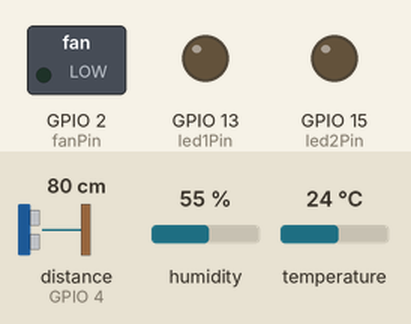
A sketch run on a simulated ESP8266 (NodeMCU). Parts: switched loads named in the sketch (green lamp = pin HIGH), output pins drawn as LEDs (lit = HIGH). Wiring (inferred from the names in the program): ultrasonic range finder: trigger GPIO 5; echo GPIO 4. Inputs (shaded band) come from the test bench; at power-on: distance to the obstacle (sensor on GPIO 4) 80 cm, humidity 55 %, temperature 24 °C. The echo pulse lasts 58.3 µs per cm; WiFi joins after 1.5 s; servers stay silent unless stated; uploads are accepted with an empty reply; pins used as bus, display or sensor lines are not drawn; what the sketch prints to the serial monitor is not drawn.

Above: at 2.7 s.
2.8 s: distance to the obstacle (sensor on GPIO 4) set to 6 cm
4.8 s: distance to the obstacle (sensor on GPIO 4) set to 3 cm
At 6.7 s:
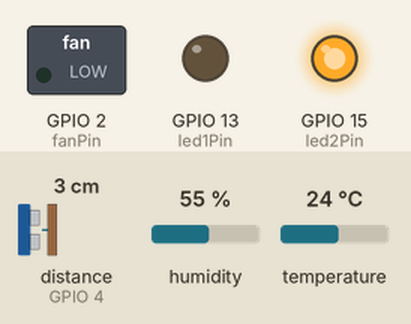
Timing chart, 0 to 8.2 s (numbered marks = the images above; inputs shaded):
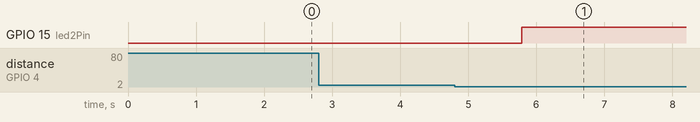

The sketch:

Phong_khachhh.ino
```cpp
#include <ESP8266WiFi.h>
#include <ESP8266HTTPClient.h>
#include <DHT.h>

// --- Cấu hình WiFi ---
const char* ssid = "kevin kaslana";
const char* password = "12345678";

// Địa chỉ server Python (Flask)
String serverIP = "192.168.82.9";
String serverPort = "5000";

// Endpoint cập nhật dữ liệu cho phòng khách (chỉ gửi các thông số cảm biến)
String livingRoomUpdateEndpoint = "http://" + serverIP + ":" + serverPort + "/update?room=living_room";
// Endpoint điều khiển và lấy trạng thái từ server
String livingRoomSetLEDEndpoint    = "http://" + serverIP + ":" + serverPort + "/set_led?room=living_room&state=";
String livingRoomSetFanEndpoint     = "http://" + serverIP + ":" + serverPort + "/set_fan?state=";
String livingRoomSetSensorEndpoint  = "http://" + serverIP + ":" + serverPort + "/set_sensor?room=living_room&state=";
String livingRoomGetLEDEndpoint     = "http://" + serverIP + ":" + serverPort + "/get_led?room=living_room";
String livingRoomGetFanEndpoint      = "http://" + serverIP + ":" + serverPort + "/get_fan?room=living_room";
String livingRoomGetSensorEndpoint   = "http://" + serverIP + ":" + serverPort + "/get_sensor?room=living_room";

// ===== CẤU HÌNH CẢM BIẾN =====
// DHT11 (sử dụng chân D5 trên ESP8266, tức GPIO14)
#define DHTPIN 14
#define DHTTYPE DHT11
DHT dht(DHTPIN, DHTTYPE);

// HC-SR04 (đặt trig và echo theo chân có sẵn trên board NodeMCU)
const int trigPin = 5;  // D1 (GPIO5)
const int echoPin = 4;  // D2 (GPIO4) //Phần chân cắm cảm biến khoảng cách

// ===== CẤU HÌNH ĐIỆN RA =====
// Các chân kết nối với LED và quạt (các chân có thể thay đổi tùy board)
const int led1Pin = 13;  // LED1: điều khiển từ server
const int led2Pin = 15;  // LED2: bật khi phát hiện chuyển động
const int fanPin    = 2;  // Quạt

// ===== BIẾN TRẠNG =====
bool fanState = false;       // Quạt OFF ban đầu
bool led1State = false;      // LED1 OFF ban đầu
bool sensorEnabled = true;   // Cảm biến HC-SR04 bật mặc định (có thể cập nhật từ server)
bool led2State = false;      // LED2 (chuyển động) OFF ban đầu
bool motionDetected = false; // Đánh dấu chuyển động

// Thời gian LED2 bật khi có chuyển động (15 giây)
unsigned long lastMotionTime = 0;
const unsigned long motionTimeout = 15000;  // 15,000 ms

// Ngưỡng khoảng cách HC-SR04: nếu đo được < distanceThreshold (cm) xem như có chuyển động
const float distanceThreshold = 5.0;  // (Điều chỉnh nếu cần)

// ----- Hàm đọc cảm biến HC-SR04 -----
float readDistance() {
  digitalWrite(trigPin, LOW);
  delayMicroseconds(2);
  digitalWrite(trigPin, HIGH);
  delayMicroseconds(10);
  digitalWrite(trigPin, LOW);

  long duration = pulseIn(echoPin, HIGH, 30000);  // timeout 30,000 µs
  float distance = (duration / 2.0) * 0.0343;  // Tính theo cm
  return distance;
}

// ----- Hàm gửi dữ liệu phòng khách (chỉ cảm biến) -----
void sendLivingRoomData(float temperature, float humidity, float distance) {
  if (WiFi.status() == WL_CONNECTED) {
    HTTPClient http;
    WiFiClient client;
    String motionStr = motionDetected ? "YES" : "NO";
    String url = livingRoomUpdateEndpoint +
                 "&temp=" + String(temperature, 1) +
                 "&hum=" + String(humidity, 1) +
                 "&distance=" + String(distance, 1) +
                 "&motion=" + motionStr;
    http.begin(client, url);  // Sử dụng API mới với WiFiClient
    int httpResponseCode = http.GET();
    if (httpResponseCode > 0) {
      String response = http.getString();
      Serial.println("Living room update: " + response);
    } else {
      Serial.print("Error code: ");
      Serial.println(httpResponseCode);
    }
    http.end();
  }
}

// ----- Hàm cập nhật trạng thái LED1 từ server -----
void updateLivingRoomLEDFromServer() {
  if (WiFi.status() == WL_CONNECTED) {
    HTTPClient http;
    WiFiClient client;
    http.begin(client, livingRoomGetLEDEndpoint);  // API mới
    int httpResponseCode = http.GET();
    if (httpResponseCode > 0) {
      String payload = http.getString();
      if (payload.indexOf("ON") != -1 && !led1State) {
        led1State = true;
        digitalWrite(led1Pin, HIGH);
        Serial.println("Remote LED1 ON");
      } else if (payload.indexOf("OFF") != -1 && led1State) {
        led1State = false;
        digitalWrite(led1Pin, LOW);
        Serial.println("Remote LED1 OFF");
      }
    }
    http.end();
  }
}

// ----- Hàm cập nhật trạng thái Quạt từ server -----
void updateLivingRoomFanFromServer() {
  if (WiFi.status() == WL_CONNECTED) {
    HTTPClient http;
    WiFiClient client;
    http.begin(client, livingRoomGetFanEndpoint);  // API mới
    int httpResponseCode = http.GET();
    if (httpResponseCode > 0) {
      String payload = http.getString();
      if (payload.indexOf("ON") != -1 && !fanState) {
        fanState = true;
        digitalWrite(fanPin, HIGH);
        Serial.println("Remote Fan ON");
      } else if (payload.indexOf("OFF") != -1 && fanState) {
        fanState = false;
        digitalWrite(fanPin, LOW);
        Serial.println("Remote Fan OFF");
      }
    }
    http.end();
  }
}

// ----- Hàm cập nhật trạng thái Cảm biến từ server -----
void updateLivingRoomSensorFromServer() {
  if (WiFi.status() == WL_CONNECTED) {
    HTTPClient http;
    WiFiClient client;
    http.begin(client, livingRoomGetSensorEndpoint);  // API mới
    int httpResponseCode = http.GET();
    if (httpResponseCode > 0) {
      String payload = http.getString();
      // Giả sử server trả về JSON: {"sensor": "YES"} hoặc {"sensor": "NO"}
      if (payload.indexOf("YES") != -1) {
        sensorEnabled = true;
        Serial.println("Remote sensor ENABLED");
      } else if (payload.indexOf("NO") != -1) {
        sensorEnabled = false;
        if (led2State) {
          led2State = false;
          digitalWrite(led2Pin, LOW);
        }
        Serial.println("Remote sensor DISABLED");
      }
    }
    http.end();
  }
}

void setup() {
  Serial.begin(115200);
  dht.begin();

  // Cấu hình HC-SR04
  pinMode(trigPin, OUTPUT);
  pinMode(echoPin, INPUT);

  // Cấu hình các thiết bị đầu ra
  pinMode(led1Pin, OUTPUT);
  pinMode(led2Pin, OUTPUT);
  pinMode(fanPin, OUTPUT);

  // Khởi tạo trạng thái ban đầu
  digitalWrite(led1Pin, LOW);
  digitalWrite(led2Pin, LOW);
  digitalWrite(fanPin, LOW);

  // ===== KẾT NỐI WIFI =====
  WiFi.begin(ssid, password);
  Serial.print("Connecting to WiFi");
  while (WiFi.status() != WL_CONNECTED) {
    delay(500);
    Serial.print(".");
  }
  Serial.println("\nWiFi connected!");
}

void loop() {
  // Đọc cảm biến DHT11
  float temperature = dht.readTemperature();
  float humidity = dht.readHumidity();

  float distance = 0.0;
  if (sensorEnabled) {
    distance = readDistance();
  }

  // ----- XỬ LÝ CHUYỂN ĐỘNG -----
  if (sensorEnabled) {
    if (distance > 0 && distance < distanceThreshold) {
      motionDetected = true;
      lastMotionTime = millis();
      if (!led2State) {
        led2State = true;
        digitalWrite(led2Pin, HIGH);
        Serial.println("Motion detected: LED2 ON");
      }
    } else {
      if (motionDetected && (millis() - lastMotionTime >= motionTimeout)) {
        motionDetected = false;
        if (led2State) {
          led2State = false;
          digitalWrite(led2Pin, LOW);
          Serial.println("No motion: LED2 OFF");
        }
      }
    }
  }

  // ----- GỬI DỮ LIỆU PHÒNG KHÁCH (chỉ cảm biến) -----
  sendLivingRoomData(temperature, humidity, distance);

  // ----- ĐỒNG BỘ TRẠNG THÁI TỪ SERVER (điều khiển từ web) -----
  updateLivingRoomLEDFromServer();
  updateLivingRoomFanFromServer();
  updateLivingRoomSensorFromServer();

  delay(250);
}
```

Measured:
- the behaviour switches between 5 and 4 cm on distance to the obstacle (sensor on GPIO 4) (found by bisection; images 0 and 1)
- after the input at 2.8 s, every drawn part: stays the same
- after the input at 4.8 s, GPIO 15 (led2Pin): LOW → HIGH after 0.99 s
